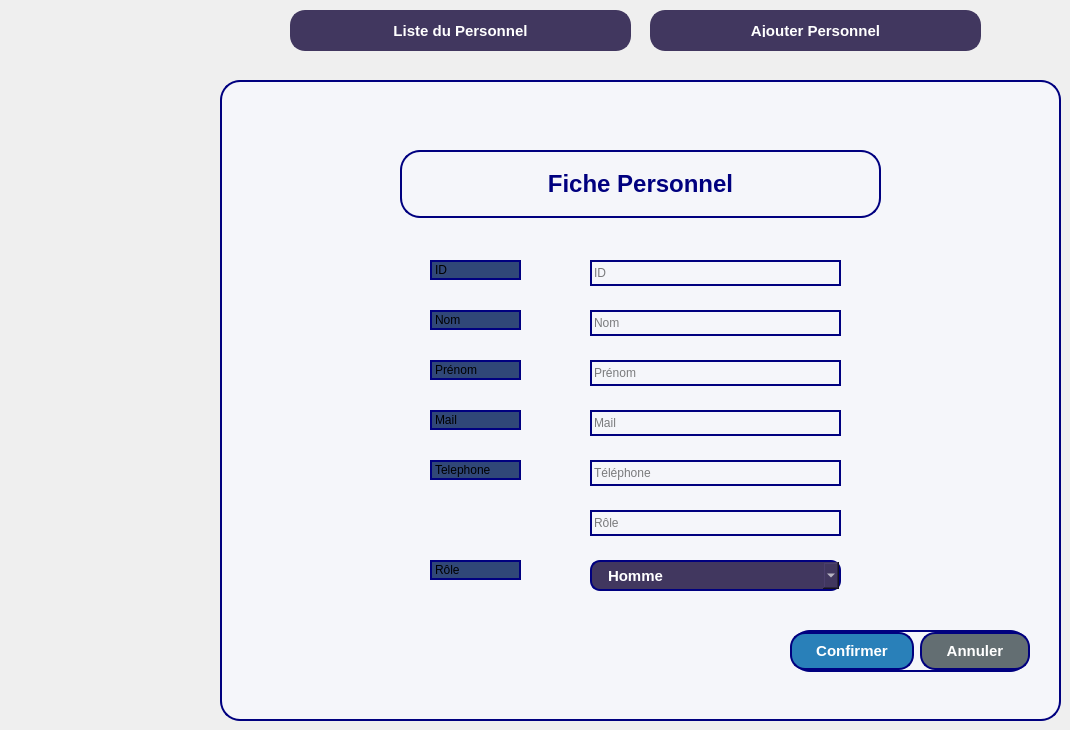
      <widget class="QWidget" name="page_6">
       <widget class="QFrame" name="frameFicheClient">
        <property name="geometry">
         <rect>
          <x>220</x>
          <y>80</y>
          <width>841</width>
          <height>641</height>
         </rect>
        </property>
        <property name="styleSheet">
         <string notr="true">border:2px solid #a55eea; border-radius:20px; background-color:#f5f6fa;
border-color: rgb(0, 0, 127);</string>
        </property>
        <widget class="QLabel" name="lblFicheClient">
         <property name="geometry">
          <rect>
           <x>180</x>
           <y>70</y>
           <width>481</width>
           <height>68</height>
          </rect>
         </property>
         <property name="font">
          <font>
           <pointsize>18</pointsize>
           <bold>true</bold>
          </font>
         </property>
         <property name="styleSheet">
          <string notr="true">color: rgb(0, 0, 127);</string>
         </property>
         <property name="frameShape">
          <enum>QFrame::Shape::StyledPanel</enum>
         </property>
         <property name="frameShadow">
          <enum>QFrame::Shadow::Raised</enum>
         </property>
         <property name="text">
          <string>Fiche Personnel</string>
         </property>
         <property name="alignment">
          <set>Qt::AlignmentFlag::AlignCenter</set>
         </property>
        </widget>
        <widget class="QLabel" name="lblid">
         <property name="geometry">
          <rect>
           <x>210</x>
           <y>180</y>
           <width>91</width>
           <height>20</height>
          </rect>
         </property>
         <property name="styleSheet">
          <string notr="true">background-color: rgb(48, 71, 120);</string>
         </property>
         <property name="text">
          <string>ID</string>
         </property>
        </widget>
        <widget class="QLabel" name="lblnom">
         <property name="geometry">
          <rect>
           <x>210</x>
           <y>230</y>
           <width>91</width>
           <height>20</height>
          </rect>
         </property>
         <property name="styleSheet">
          <string notr="true">background-color: rgb(48, 71, 120);</string>
         </property>
         <property name="text">
          <string>Nom</string>
         </property>
        </widget>
        <widget class="QLabel" name="lblprenom">
         <property name="geometry">
          <rect>
           <x>210</x>
           <y>280</y>
           <width>91</width>
           <height>20</height>
          </rect>
         </property>
         <property name="styleSheet">
          <string notr="true">background-color: rgb(48, 71, 120);</string>
         </property>
         <property name="text">
          <string>Prénom</string>
         </property>
        </widget>
        <widget class="QLabel" name="lbltel">
         <property name="geometry">
          <rect>
           <x>210</x>
           <y>380</y>
           <width>91</width>
           <height>20</height>
          </rect>
         </property>
         <property name="styleSheet">
          <string notr="true">background-color: rgb(48, 71, 120);</string>
         </property>
         <property name="text">
          <string>Telephone</string>
         </property>
        </widget>
        <widget class="QLabel" name="label_8">
         <property name="geometry">
          <rect>
           <x>210</x>
           <y>480</y>
           <width>91</width>
           <height>20</height>
          </rect>
         </property>
         <property name="styleSheet">
          <string notr="true">background-color: rgb(48, 71, 120);</string>
         </property>
         <property name="text">
          <string>Rôle</string>
         </property>
        </widget>
        <widget class="QWidget" name="layoutWidget">
         <property name="geometry">
          <rect>
           <x>570</x>
           <y>550</y>
           <width>240</width>
           <height>42</height>
          </rect>
         </property>
         <layout class="QHBoxLayout" name="ajouterActionLayout">
          <item>
           <widget class="QPushButton" name="btnConfirmer">
            <property name="styleSheet">
             <string>background-color:#2980b9;color:white;font-weight:bold;border-radius:15px;padding:8px 24px;font-size:15px;</string>
            </property>
            <property name="text">
             <string>Confirmer</string>
            </property>
           </widget>
          </item>
          <item>
           <widget class="QPushButton" name="btnAnnuler">
            <property name="styleSheet">
             <string>background-color:#636e72;color:white;font-weight:bold;border-radius:15px;padding:8px 24px;font-size:15px;</string>
            </property>
            <property name="text">
             <string>Annuler</string>
            </property>
           </widget>
          </item>
         </layout>
        </widget>
        <widget class="QLineEdit" name="lineEditNom">
         <property name="geometry">
          <rect>
           <x>370</x>
           <y>230</y>
           <width>251</width>
           <height>26</height>
          </rect>
         </property>
         <property name="styleSheet">
          <string notr="true">color: rgb(0, 0, 0);</string>
         </property>
         <property name="text">
          <string/>
         </property>
         <property name="placeholderText">
          <string>Nom</string>
         </property>
        </widget>
        <widget class="QLineEdit" name="lineEditPhone">
         <property name="geometry">
          <rect>
           <x>370</x>
           <y>380</y>
           <width>251</width>
           <height>26</height>
          </rect>
         </property>
         <property name="styleSheet">
          <string notr="true">color: rgb(0, 0, 0);</string>
         </property>
         <property name="text">
          <string/>
         </property>
         <property name="placeholderText">
          <string>Téléphone</string>
         </property>
        </widget>
        <widget class="QLineEdit" name="lineEditDateNaissance">
         <property name="geometry">
          <rect>
           <x>370</x>
           <y>430</y>
           <width>251</width>
           <height>26</height>
          </rect>
         </property>
         <property name="styleSheet">
          <string notr="true">color: rgb(0, 0, 0);</string>
         </property>
         <property name="text">
          <string/>
         </property>
         <property name="placeholderText">
          <string>Rôle</string>
         </property>
        </widget>
        <widget class="QLineEdit" name="lineEditID">
         <property name="geometry">
          <rect>
           <x>370</x>
           <y>180</y>
           <width>251</width>
           <height>26</height>
          </rect>
         </property>
         <property name="styleSheet">
          <string notr="true">color: rgb(0, 0, 0);</string>
         </property>
         <property name="text">
          <string/>
         </property>
         <property name="placeholderText">
          <string>ID</string>
         </property>
        </widget>
        <widget class="QLineEdit" name="lineEditPrenom">
         <property name="geometry">
          <rect>
           <x>370</x>
           <y>280</y>
           <width>251</width>
           <height>26</height>
          </rect>
         </property>
         <property name="styleSheet">
          <string notr="true">color: rgb(0, 0, 0);</string>
         </property>
         <property name="text">
          <string/>
         </property>
         <property name="placeholderText">
          <string>Prénom</string>
         </property>
        </widget>
        <widget class="QComboBox" name="comboSexe">
         <property name="geometry">
          <rect>
           <x>370</x>
           <y>480</y>
           <width>251</width>
           <height>31</height>
          </rect>
         </property>
         <property name="styleSheet">
          <string>background-color:#41375f;color:white;font-weight:bold;border-radius:10px;padding:8px 16px;font-size:15px;</string>
         </property>
         <item>
          <property name="text">
           <string>Homme</string>
          </property>
         </item>
         <item>
          <property name="text">
           <string>Femme</string>
          </property>
         </item>
        </widget>
        <widget class="QLabel" name="lblnom_2">
         <property name="geometry">
          <rect>
           <x>210</x>
           <y>330</y>
           <width>91</width>
           <height>20</height>
          </rect>
         </property>
         <property name="styleSheet">
          <string notr="true">background-color: rgb(48, 71, 120);</string>
         </property>
         <property name="text">
          <string>Mail</string>
         </property>
        </widget>
        <widget class="QLineEdit" name="lineEditNom_2">
         <property name="geometry">
          <rect>
           <x>370</x>
           <y>330</y>
           <width>251</width>
           <height>26</height>
          </rect>
         </property>
         <property name="styleSheet">
          <string notr="true">color: rgb(0, 0, 0);</string>
         </property>
         <property name="text">
          <string/>
         </property>
         <property name="placeholderText">
          <string>Mail</string>
         </property>
        </widget>
       </widget>
       <widget class="QPushButton" name="btnAjouterClient_2">
        <property name="geometry">
         <rect>
          <x>650</x>
          <y>10</y>
          <width>331</width>
          <height>41</height>
         </rect>
        </property>
        <property name="styleSheet">
         <string notr="true">QPushButton {
    background-color: #41375f;
    color: white;
    font-weight: bold;
    border-radius: 15px;
    padding: 12px 24px;
    font-size: 15px;
    border: 2px solid #41375f;
}
QPushButton:hover {
    background-color: #5a4a82;
    border: 2px solid #7158a0;
}</string>
        </property>
        <property name="text">
         <string>Ajouter Personnel</string>
        </property>
       </widget>
       <widget class="QPushButton" name="btnListeClients_2">
        <property name="geometry">
         <rect>
          <x>290</x>
          <y>10</y>
          <width>341</width>
          <height>41</height>
         </rect>
        </property>
        <property name="styleSheet">
         <string notr="true">QPushButton {
    background-color: #41375f;
    color: white;
    font-weight: bold;
    border-radius: 15px;
    padding: 12px 24px;
    font-size: 15px;
    border: 2px solid #41375f;
}
QPushButton:hover {
    background-color: #5a4a82;
    border: 2px solid #7158a0;
}</string>
        </property>
        <property name="text">
         <string>Liste du Personnel</string>
        </property>
       </widget>
      </widget>
